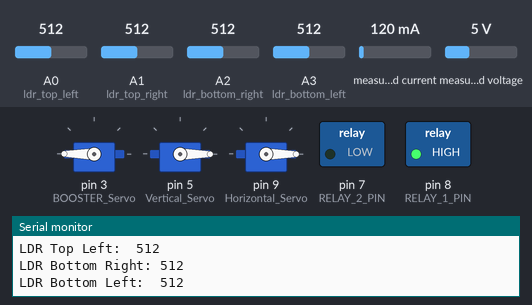
Recording of a sketch running on a simulated Arduino Uno, built with avr-gcc and run on an emulated ATmega328P. Parts: 3 × servo, switched loads named in the sketch (green lamp = pin HIGH), the last lines printed to the serial monitor. The test bench sets the inputs (shaded band); at power-on: measured voltage 5 V, A1 (ldr_top_right) = 512, A2 (ldr_bottom_right) = 512, A0 (ldr_top_left) = 512, A3 (ldr_bottom_left) = 512, measured current 120 mA. Storage starts empty.

Above: at 7.8 s.
7.9 s: measured voltage set to 0.3 V
At 10.2 s:
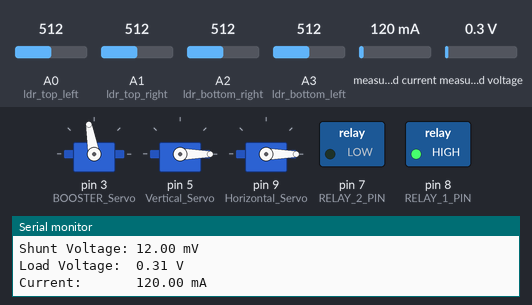
10.6 s: measured voltage set to 1.1 V
12.1 s: measured voltage set to 1.4 V
At 13.4 s:
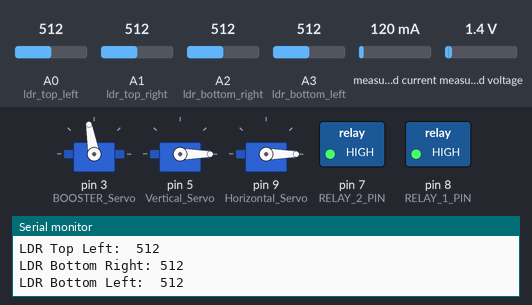
13.9 s: A1 (ldr_top_right) set to 50
At 15.9 s:
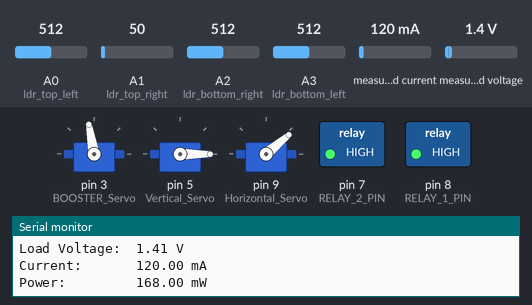
16.2 s: A2 (ldr_bottom_right) set to 110
At 17.7 s:
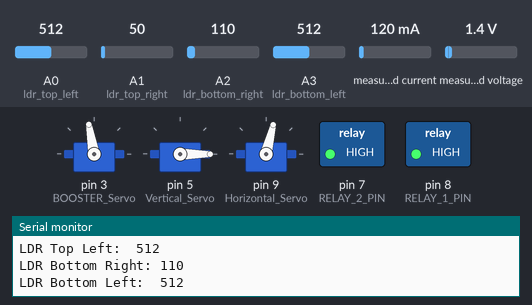
18.6 s: A2 (ldr_bottom_right) set to 95
At 20.4 s:
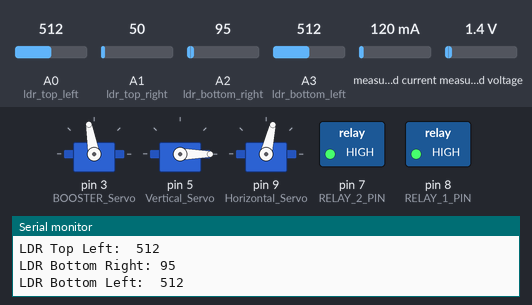
Timing chart, 0 to 21.9 s (numbered marks = the images above; inputs shaded):
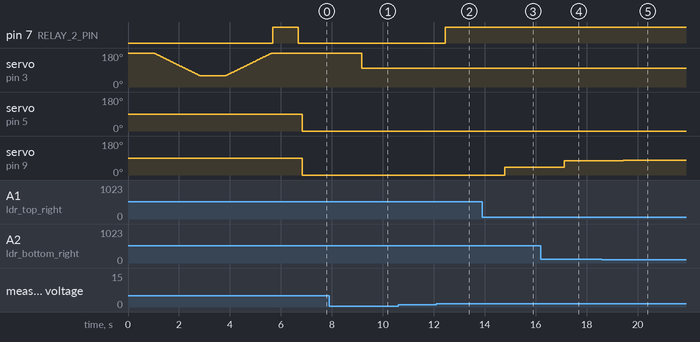

Measured:
- the behaviour switches between 1.2 and 1.3 V on measured voltage (found by bisection; images 1 and 2)
- after the input at 7.9 s, servo on pin 3 (BOOSTER_Servo): 180° → 100° after 1.3 s
- after the input at 12.1 s, pin 7 (RELAY_2_PIN): LOW → HIGH after 0.36 s
- after the input at 13.9 s, servo on pin 9 (Horizontal_Servo): 0° → 40° after 0.89 s
- after the input at 16.2 s, servo on pin 9 (Horizontal_Servo): 40° → 76° after 0.91 s
- after the input at 18.6 s, servo on pin 9 (Horizontal_Servo): 76° → 77° after 0.84 s

The sketch:

Index.ino
```cpp
#include <Servo.h>
#include <Wire.h>
#include <Adafruit_INA219.h>
#include <SPI.h>
#include <SD.h>

// Define pin numbers for each component
const int RELAY_1_PIN = 8;
const int RELAY_2_PIN = 7;
const int INA219_SDA_PIN = A4;
const int INA219_SCL_PIN = A5;
const int SD_CS_PIN = 4;
const int SD_SCK_PIN = 13;
const int SD_MOSI_PIN = 11;
const int SD_MISO_PIN = 12;

Servo BOOSTER_Servo;
Servo Horizontal_Servo;
Servo Vertical_Servo;

Adafruit_INA219 ina219;

int ldr_top_right = A1;
int ldr_top_left = A0;
int ldr_bottom_right = A2;
int ldr_bottom_left = A3;

const int SENSOR_PIN = A0;
File dataFile;

void setup() {
  Serial.begin(9600);
  pinMode(RELAY_1_PIN, OUTPUT);
  pinMode(RELAY_2_PIN, OUTPUT);
  BOOSTER_Servo.attach(3);
  Vertical_Servo.attach(5);
  Horizontal_Servo.attach(9);

  // Set initial angle for BOOSTER_Servo
  BOOSTER_Servo.write(180);
  delay(1000); // Delay to let the servo reach its initial position

  // Move servo from 180 degrees to 60 degrees
  for (int angle = 180; angle >= 60; angle--) {
    BOOSTER_Servo.write(angle);
    delay(15);
  }
  delay(1000); // Delay to keep the servo at 60 degrees for a second

  // Return servo to 180 degrees
  for (int angle = 60; angle <= 180; angle++) {
    BOOSTER_Servo.write(angle);
    delay(15);
  }

  // Initialize INA219
  if (!ina219.begin()) {
    Serial.println("Failed to find INA219 chip");
    while (1) {
      delay(10);
    }
  }

  // Initialize SD card
  if (!SD.begin(SD_CS_PIN)) {
    Serial.println("SD card initialization failed!");
    while (1);
  }
  Serial.println("SD card initialized successfully!");

  // Create or open data file
  dataFile = SD.open("data.csv", FILE_WRITE);

  if (!dataFile) {
    Serial.println("Error opening data file!");
    while (1);
  }

  // Write headers to the file
  dataFile.print("Time, ");
  dataFile.print("Bus Voltage (V), ");
  dataFile.print("Shunt Voltage (mV), ");
  dataFile.print("Load Voltage (V), ");
  dataFile.print("Current (mA), ");
  dataFile.print("Power (mW), ");
  dataFile.print("LDR Top Right, ");
  dataFile.print("LDR Top Left, ");
  dataFile.print("LDR Bottom Right, ");
  dataFile.println("LDR Bottom Left");

  Serial.println("Logging sensor data...");

  // Initially, set relay 2 high and relay 1 low
  digitalWrite(RELAY_2_PIN, HIGH);
  digitalWrite(RELAY_1_PIN, LOW);
  delay(1000); // Delay for 1 second
  digitalWrite(RELAY_2_PIN, LOW);
  digitalWrite(RELAY_1_PIN, HIGH);
}
void loop() {
  float shuntvoltage = 0;
  float busvoltage = 0;
  float current_mA = 0;
  float loadvoltage = 0;
  float power_mW = 0;

  shuntvoltage = ina219.getShuntVoltage_mV();
  busvoltage = ina219.getBusVoltage_V();
  current_mA = ina219.getCurrent_mA();
  power_mW = ina219.getPower_mW();
  loadvoltage = busvoltage + (shuntvoltage / 1000);

  int top_right_value = analogRead(ldr_top_right);
  int top_left_value = analogRead(ldr_top_left);
  int bottom_right_value = analogRead(ldr_bottom_right);
  int bottom_left_value = analogRead(ldr_bottom_left);

  unsigned long currentTime = millis();

  Serial.print("Bus Voltage:   "); Serial.print(busvoltage); Serial.println(" V");
  Serial.print("Shunt Voltage: "); Serial.print(shuntvoltage); Serial.println(" mV");
  Serial.print("Load Voltage:  "); Serial.print(loadvoltage); Serial.println(" V");
  Serial.print("Current:       "); Serial.print(current_mA); Serial.println(" mA");
  Serial.print("Power:         "); Serial.print(power_mW); Serial.println(" mW");
  Serial.print("LDR Top Right: "); Serial.println(top_right_value);
  Serial.print("LDR Top Left:  "); Serial.println(top_left_value);
  Serial.print("LDR Bottom Right: "); Serial.println(bottom_right_value);
  Serial.print("LDR Bottom Left:  "); Serial.println(bottom_left_value);
  Serial.println("");

  // Write data to the file
  dataFile.print(currentTime); dataFile.print(", ");
  dataFile.print(busvoltage); dataFile.print(", ");
  dataFile.print(shuntvoltage); dataFile.print(", ");
  dataFile.print(loadvoltage); dataFile.print(", ");
  dataFile.print(current_mA); dataFile.print(", ");
  dataFile.print(power_mW); dataFile.print(", ");
  dataFile.print(top_right_value); dataFile.print(", ");
  dataFile.print(top_left_value); dataFile.print(", ");
  dataFile.print(bottom_right_value); dataFile.print(", ");
  dataFile.println(bottom_left_value);

  // Flush the data to the card
  dataFile.flush();

  // Step 1
  if (busvoltage < 5 && power_mW > 150) {
    digitalWrite(RELAY_2_PIN, HIGH); // Turn on relay 2
  } else if (busvoltage > 5) {
    digitalWrite(RELAY_2_PIN, LOW);  // Turn off relay 2
    digitalWrite(RELAY_1_PIN, HIGH); // Turn on relay 1
    delay(1000);                      // Delay for 1 second
    digitalWrite(RELAY_1_PIN, LOW);  // Turn off relay 1
  }

  // Step 2
  if (power_mW < 150) {
    BOOSTER_Servo.write(100); // Set servo to 100 degrees
  } else {
    // Calculate the difference between opposite LDR pairs
    int horizontal_diff = (top_left_value + bottom_left_value) - (top_right_value + bottom_right_value);
    int vertical_diff = (top_left_value + top_right_value) - (bottom_left_value + bottom_right_value);

    // Map the difference to the servo angle range (-90 to 90 degrees)
    int horizontal_angle = map(horizontal_diff, -1023, 1023, -90, 90);
    int vertical_angle = map(vertical_diff, -1023, 1023, -90, 90);

    // Apply the angles to the servos
    Horizontal_Servo.write(horizontal_angle);
    Vertical_Servo.write(vertical_angle);
    delay(1000); // Delay for 1 second
  }
}
```
